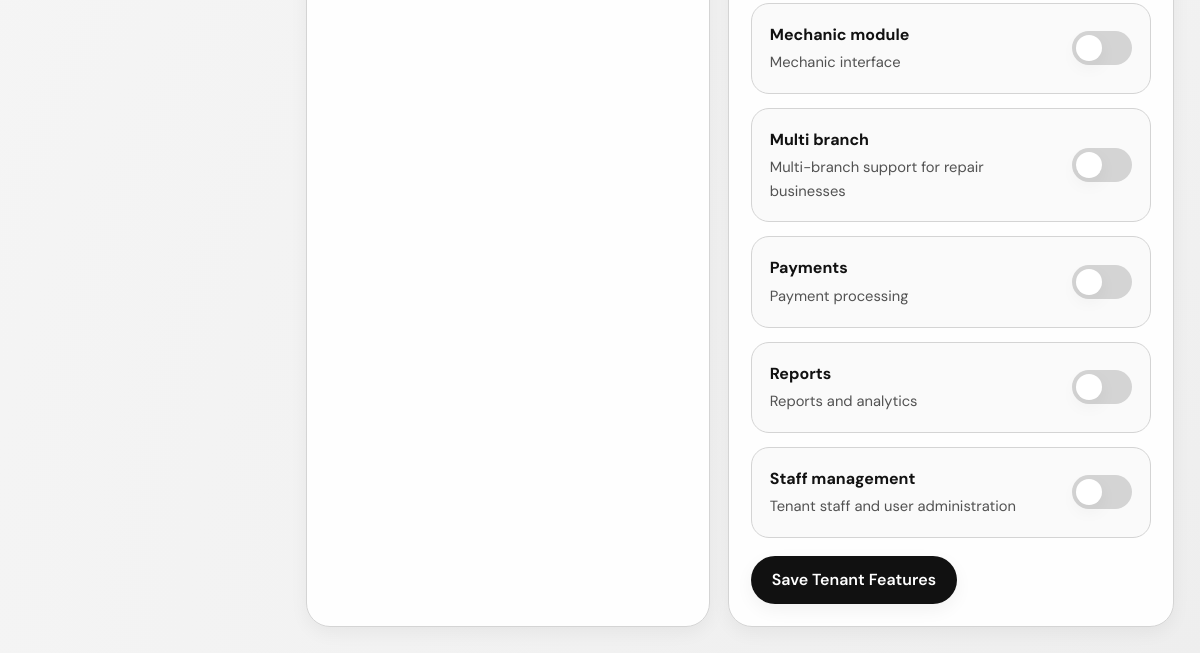
The page /dashboard.php (signed in, lower part) on the database as committed earlier.
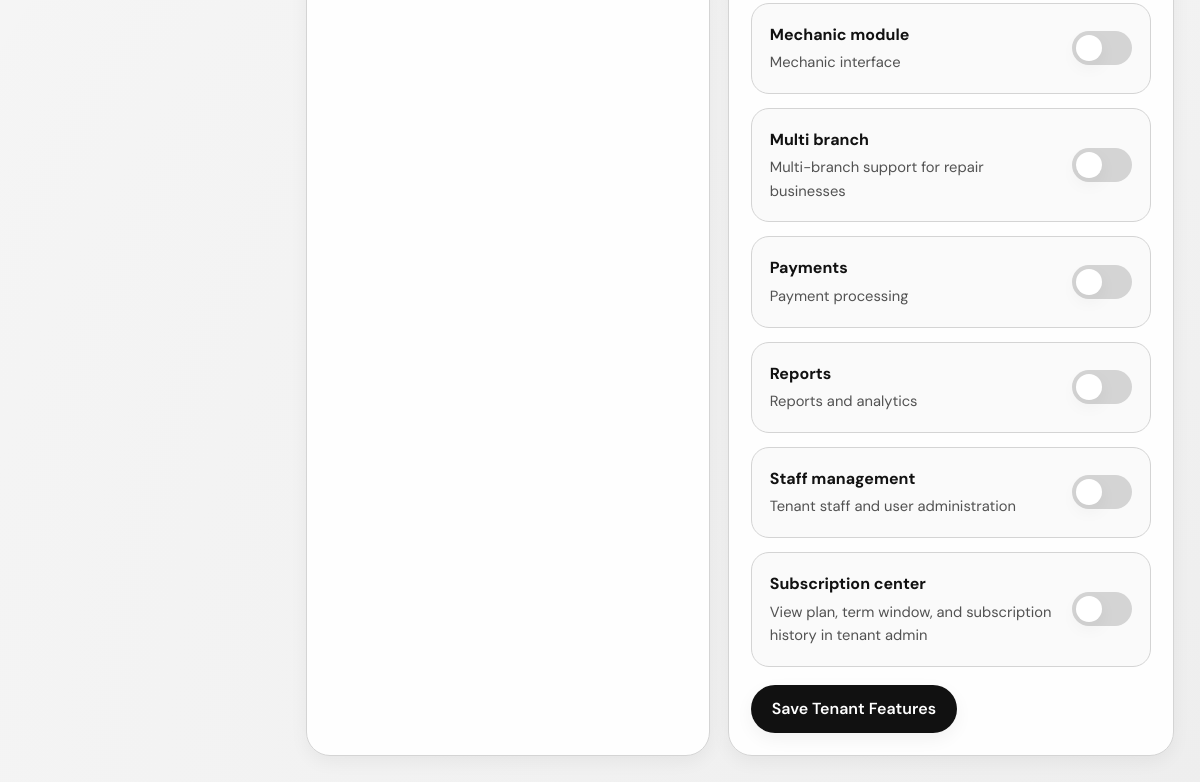
The same page on the database as committed later.
### tables this page shows
CREATE TABLE `features` (
  `feature_id` int(11) NOT NULL,
  `feature_name` varchar(100) NOT NULL,
  `description` varchar(255) DEFAULT NULL
);

### dashboard.php (the view, shortened to what this page needs)
<?php
$selectedTenantId = (int) ($_GET['tenant_id'] ?? 0);
function getSubscriptionHealthMeta(?string $tenantStatus, ?string $subscriptionStatus, ?string $endDate): array
{
    if (empty($subscriptionStatus)) {
        return [
            'label' => 'No Subscription',
            'class' => 'status-pending',
            'detail' => 'No subscription record is linked yet.',
        ];
    }
    return [
        'label' => 'Active',
        'class' => 'status-active',
        'detail' => 'Subscription is active.',
    ];
}
$selectedTenant = null;
$features = [];
try {
    $pdo = Database::getInstance();
    $tenantSql = "
        SELECT
            t.tenant_id,
            t.business_name,
            t.status,
            (
                SELECT s.plan
                FROM subscriptions s
                WHERE s.tenant_id = t.tenant_id
                ORDER BY s.subscription_id DESC
                LIMIT 1
            ) AS current_plan,
            (
                SELECT s.status
                FROM subscriptions s
                WHERE s.tenant_id = t.tenant_id
                ORDER BY s.subscription_id DESC
                LIMIT 1
            ) AS current_subscription_status,
            (
                SELECT s.start_date
                FROM subscriptions s
                WHERE s.tenant_id = t.tenant_id
                ORDER BY s.subscription_id DESC
                LIMIT 1
            ) AS current_subscription_start_date,
            (
                SELECT s.end_date
                FROM subscriptions s
                WHERE s.tenant_id = t.tenant_id
                ORDER BY s.subscription_id DESC
                LIMIT 1
            ) AS current_subscription_end_date,
            (
                SELECT COUNT(*)
                FROM users u
                WHERE u.tenant_id = t.tenant_id
                  AND u.status = 'active'
            ) AS active_users
        FROM tenants t
        WHERE 1 = 1
    ";
    $tenantParams = [];
    $tenantSql .= "
        ORDER BY t.business_name ASC
    ";
    $tenantStmt = $pdo->prepare($tenantSql);
    $tenantStmt->execute($tenantParams);
    $tenants = $tenantStmt->fetchAll();
    if ($selectedTenantId === 0 && !empty($tenants)) {
        $selectedTenantId = (int) $tenants[0]['tenant_id'];
    }
    if ($selectedTenantId > 0) {
        $selectedTenantStmt = $pdo->prepare("
            SELECT
                t.tenant_id,
                t.business_name,
                t.status,
                t.created_at,
                s.plan,
                s.start_date,
                s.end_date,
                s.status AS subscription_status,
                (
                    SELECT COUNT(*)
                    FROM users u
                    WHERE u.tenant_id = t.tenant_id
                      AND u.status = 'active'
                ) AS active_users
            FROM tenants t
            LEFT JOIN subscriptions s
                ON s.tenant_id = t.tenant_id
               AND s.subscription_id = (
                    SELECT MAX(subscription_id)
                    FROM subscriptions
                    WHERE tenant_id = t.tenant_id
                )
            WHERE t.tenant_id = :tenant_id
            LIMIT 1
        ");
        $selectedTenantStmt->execute(['tenant_id' => $selectedTenantId]);
        $selectedTenant = $selectedTenantStmt->fetch();
        if ($selectedTenant) {
            $selectedTenantHealth = getSubscriptionHealthMeta(
                $selectedTenant['status'] ?? null,
                $selectedTenant['subscription_status'] ?? null,
                $selectedTenant['end_date'] ?? null
            );
            $selectedTenant['health_label'] = $selectedTenantHealth['label'];
            $selectedTenant['health_class'] = $selectedTenantHealth['class'];
            $selectedTenant['health_detail'] = $selectedTenantHealth['detail'];
        }
        $featureStmt = $pdo->prepare("
            SELECT
                f.feature_id,
                f.feature_name,
                f.description,
                COALESCE(tf.is_enabled, 0) AS is_enabled
            FROM features f
            LEFT JOIN tenant_features tf
                ON tf.feature_id = f.feature_id
               AND tf.tenant_id = :tenant_id
            ORDER BY f.feature_name ASC
        ");
        $featureStmt->execute(['tenant_id' => $selectedTenantId]);
        $features = $featureStmt->fetchAll();
    }
} catch (PDOException $e) {
    $errorMessage = 'Unable to load super admin dashboard: ' . $e->getMessage();
}
?>
<!DOCTYPE html>
<html lang="en" data-theme="light" data-bs-theme="light">
<head>
    <link rel="stylesheet" href="assets/css/styles.css">
</head>
<body class="page-shell">
    <div class="dashboard">
        <main class="dashboard-main">
            <section id="features" class="content-grid superadmin-grid">
                <article class="content-card">
                </article>
                <article class="content-card">
                    <?php if ($selectedTenant): ?>
                        <form action="actions/save_tenant_features.php" method="POST" class="feature-toggle-form">
                            <div class="feature-toggle-grid">
                                <?php foreach ($features as $feature): ?>
                                    <label class="feature-toggle-card">
                                        <span class="feature-toggle-copy">
                                            <strong><?= htmlspecialchars(ucfirst(str_replace('_', ' ', $feature['feature_name'])), ENT_QUOTES, 'UTF-8') ?></strong>
                                            <span><?= htmlspecialchars($feature['description'] ?: 'No description provided.', ENT_QUOTES, 'UTF-8') ?></span>
                                        </span>
                                        <span class="switch">
                                            <span class="switch-slider"></span>
                                        </span>
                                    </label>
                                <?php endforeach; ?>
                            </div>
                            <div class="feature-toggle-actions">
                                <button type="submit" class="btn btn-primary">Save Tenant Features</button>
                            </div>
                        </form>
                    <?php else: ?>
                        <p>Select a tenant from the left to manage feature access.</p>
                    <?php endif; ?>
                </article>
            </section>
        </main>
    </div>
</body>
</html>

### assets/css/base.css (style rules this page uses)
html { scroll-behavior: smooth; }
body { font-family: "Inter", "Segoe UI", Arial, sans-serif; background: var(--bg); color: var(--text); line-height: 1.6; transition: background var(--transition), color var(--transition); }
button, input, select, textarea { font: inherit; }
.page-shell { min-height: 100vh; background: radial-gradient(circle at top left, rgba(127, 127, 127, 0.08), transparent 28%), radial-gradient(circle at bottom right, rgba(127, 127, 127, 0.06), transparent 24%), var(--bg); }
.btn { display: inline-flex; align-items: center; justify-content: center; gap: 10px; height: 48px; padding: 0 20px; border-radius: 999px; border: 1px solid transparent; cursor: pointer; transition: all var(--transition); font-weight: 600; }
.btn-primary { background: var(--button-bg); color: var(--button-text); box-shadow: var(--shadow-soft); }

### assets/css/landing.css (style rules this page uses)
.page-shell, .landing-main, .landing-main h1, .landing-main h2, .landing-main h3, .landing-main p, .topbar { font-family: 'DM Sans', system-ui, -apple-system, sans-serif; }
.switch { position: relative; display: inline-block; width: 44px; height: 26px; flex-shrink: 0; }
.switch-slider { position: absolute; inset: 0; border-radius: 999px; background: var(--border); cursor: pointer; transition: background 0.2s ease; }
.switch-slider::before { content: ''; position: absolute; width: 20px; height: 20px; left: 3px; top: 3px; border-radius: 50%; background: #fff; transition: transform 0.2s ease; box-shadow: 0 1px 3px rgba(0,0,0,0.2); }

### assets/css/admin.css (style rules this page uses)
.dashboard-main { padding: 26px; }
.content-card { padding: 22px; border-radius: 24px; border: 1px solid var(--border); background: color-mix(in srgb, var(--bg-soft) 94%, transparent); box-shadow: var(--shadow-soft); }
.content-grid { display: grid; grid-template-columns: 1.1fr 0.9fr; gap: 18px; }
.superadmin-grid { grid-template-columns: 0.95fr 1.05fr; }
.feature-toggle-form { margin-top: 18px; }
.feature-toggle-grid { display: grid; gap: 14px; }
.feature-toggle-card { display: flex; align-items: center; justify-content: space-between; gap: 16px; padding: 18px; border: 1px solid var(--border); border-radius: 18px; background: var(--bg-elevated); cursor: pointer; }
.feature-toggle-copy { display: grid; gap: 4px; }
.feature-toggle-copy strong { font-size: 1rem; }
.feature-toggle-copy span:last-child { color: var(--text-soft); font-size: 0.92rem; }
.feature-toggle-actions { margin-top: 18px; }
.switch { position: relative; display: inline-flex; flex-shrink: 0; width: 60px; height: 34px; }
.switch-slider { width: 100%; height: 100%; background: var(--border); border-radius: 999px; position: relative; transition: background var(--transition); }
.switch-slider::before { content: ""; position: absolute; top: 4px; left: 4px; width: 26px; height: 26px; border-radius: 50%; background: var(--bg-soft); box-shadow: var(--shadow-soft); transition: transform var(--transition); }

Rows that differ between the two databases and show on the page:
added features: feature_name "Subscription center", description "View plan, term window, and subscription history in tenant admin"
